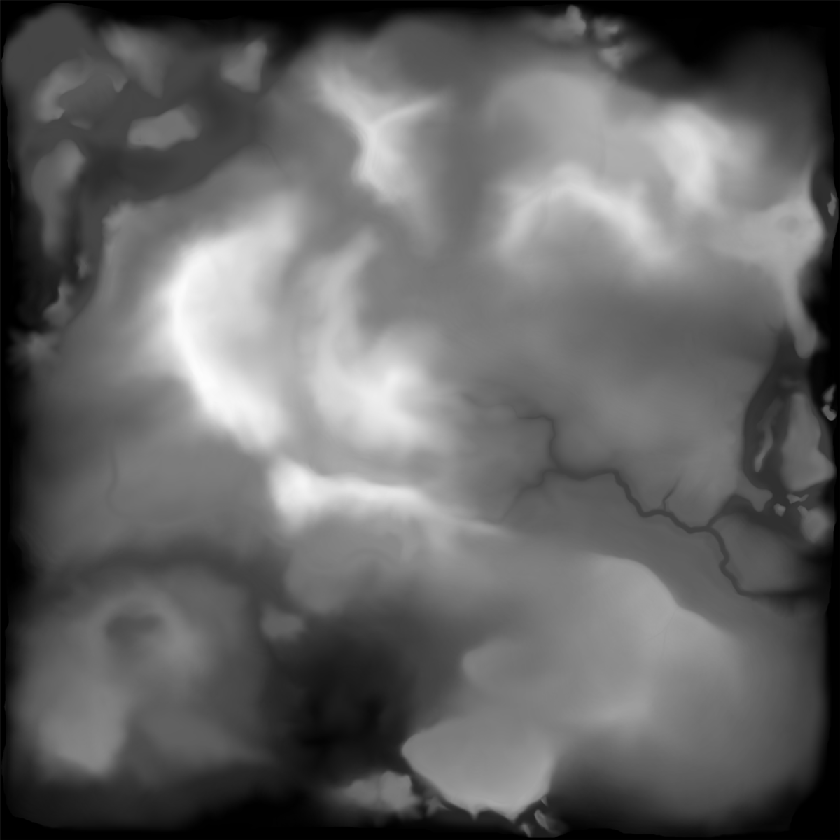
#> input picture Path-Planning/1200px-Hand_made_terrain_heightmap.png, 840 x 840 px, shrunk from 1200 x 1200 before the run
$ python rover_astar_path_planning.py
#> lines starting #> are read from the running program, lines starting #| are printed output that depends on the picture
#Preston Ott Dec,20,2023
#This is a program too implement A* Path Planning


#Importing np,math,random for the path planning program
import numpy as np
import random
import math
#Importing the PIL library for image
import PIL
from PIL import Image
#Importing pyplot for graphing path
from matplotlib import pyplot as plt
#Importing time
import time


#Defining the environment class, the environment the agent moves through
class environment:
    #Constructor for agent class
    def __init__(self,height_map):
        #Instance Variables
        self.height_map = height_map
        #size of image
        self.shape = height_map.shape
        #Creating the environment matrix of the image file
        self.environment_matrix = np.asarray(height_map)

    #Function for generating a graph of the path of an agent
    def path_graph(self,agent):

        #Creating an image pyplot, only the first channel
        img_plot = plt.imshow(self.environment_matrix[:,:,0])

        #Now adding to the plot axes
        plt.xlabel("x position")
        plt.ylabel("y position")
        plt.title("A* Search Path")

        #Getting the set of positions from agents path, and plotting them
        x = agent.path[:,0]
        y = agent.path[:,1]
        plt.plot(x,y,'rs')

        #Now plotting the pyplot
        plt.show()

    #Function for generating a plot of the height map/environment
    def plot_ev(self):
        #Creating an image pyplot, only the first channel
        img_plot = plt.imshow(self.environment_matrix[:,:,0])

        #Now adding to the plot axes
        plt.xlabel("x position")
        plt.ylabel("y position")
        plt.title("Environment for Agent")

        #Now plotting the pyplot
        plt.show()


    #Function for generating a plot of the height map/environment with starting/ending positions of the agent
    def plot_ev_start_end(self,agent):
        #Creating an image pyplot, only the first channel
        img_plot = plt.imshow(self.environment_matrix[:,:,0])

        #Now adding to the plot axes
        plt.xlabel("x position")
        plt.ylabel("y position")
        plt.title("Starting Position and Goal Position")

        #Getting the set of positions from agents path, and plotting them
        x = np.array([agent.pos[0]]).astype('int32')
        y = np.array([agent.pos[1]]).astype('int32')
        plt.plot(x,y,'ys')
        x = np.array([agent.goal[0]]).astype('int32')
        y = np.array([agent.goal[1]]).astype('int32')
        plt.plot(x,y,'bs')
        plt.figlegend(['Yellow Starting Position', 'Blue Goal Position'])
        plt.show()


    #Plot a 3d scatter of the environment
    def plot_ev_3d(self):

        #Figure with subplot created on it
        fig = plt.figure()
        ax = fig.add_subplot(projection='3d')

        #Getting the (x, y, height) for each pixel
        x = np.linspace(0,self.shape[1])
        y = np.linspace(0,self.shape[0])
        height = self.environment_matrix[:,:,1]
        for i in range(height.shape):
            print(height.shape)

        #Plotting Heightmap
        ax.scatter(x,y,height)

        #Labels for the axes
        ax.set_xlabel('X Label')
        ax.set_ylabel('Y Label')
        ax.set_zlabel('Z Label')


        #Now plotting the pyplot
        plt.show()
        plt.close()


#Agent class for defining an agent for the environment
class agent:

    #Constructor for the agent class
    def __init__(self,environment):

        #The environment the agent is within
        self.environment = environment
        #The random position for the agent
        x = random.randint(0,environment.shape[1])
        y = random.randint(0,environment.shape[0])
        self.pos = np.array([x,y]).astype('int32')
        #The random goal for the agent
        x = random.randint(0,environment.shape[1])
        y = random.randint(0,environment.shape[0])
        self.goal = np.array([x,y])
        #Creating the pos_window for set of available positions to an agent in a given position
        self.pos_window = np.zeros((8,2))
        self.pos_window = self.pos_window.astype('int32')
        #Creating a window kernel that allows the agent to easily find its pos_window
        self.window_templ = np.array([[-1,1],[0,1],[1,1],[-1,0],[1,0],[-1,-1],[0,-1],[1,-1]])
        #Creating path which records the set of states our agent went through too achieve the goal
        self.path = np.array(self.pos)


    #Function for computing the pos_window from agent's current position
    def pos_window_compute(self):
        #Adding window_templ to pos_window for update
        for i in range(8):
            self.pos_window[i,0] = self.pos[0]+self.window_templ[i,0]
            self.pos_window[i,1] = self.pos[1]+self.window_templ[i,1]


    #Function for basic A* search only using dg, distance too goal
    def a_star_search(self):

        #Computing the new pos_window
        self.pos_window_compute()

        #Creating a array too hold cost of each pos_window
        cost = np.zeros(8)

        #Computing the cost for each state in pos_window
        for i in range(8):

            #distance too goal
            xd = math.pow(self.goal[0] - self.pos_window[i,0],2)
            yd = math.pow(self.goal[1] - self.pos_window[i,1],2)
            dg = math.sqrt(xd+yd)

            #distance to next state
            xd = math.pow(self.pos_window[i,0] - self.pos[0],2)
            yd = math.pow(self.pos_window[i,1] - self.pos[1],2)
            ds = math.sqrt(xd+yd)

            #Angle to next state
            h1 = self.environment.environment_matrix[self.pos[0],self.pos[1],1]
            h2 = self.environment.environment_matrix[self.pos_window[i,0],self.pos_window[i,1],1]
            a = abs(h2 - h1)

            cost[i] = dg+ds+a

        #Finding the pos_window state with lowest cost, changing agents position to that state
        index = np.argmin(cost)
        self.pos[0] = self.pos_window[index,0]
        self.pos[1] = self.pos_window[index,1]

        #Now adding this new position/state to the path
        self.path = np.vstack([self.path, self.pos])


    #Function for a* path from starting pos to goal
    def a_star_path(self):
        while(self.pos[0] != self.goal[0] and self.pos[1] != self.goal[1]):
             self.a_star_search()
         #Plotting the path taken by agent
        self.environment.path_graph(self)
        print("Goal Reached!")


#Here we make a environment from a height map image
img = Image.open(r"1200px-Hand_made_terrain_heightmap.png")
#> img is the input picture: PIL image 840x840 LA; mean R, G, B, A 99.9, 99.9, 99.9, 255
img = np.asarray(img)
ev1 = environment(img)
#Plotting the Environment for the Rover
ev1.plot_ev()
#> in plot_ev, `plt.show()`:
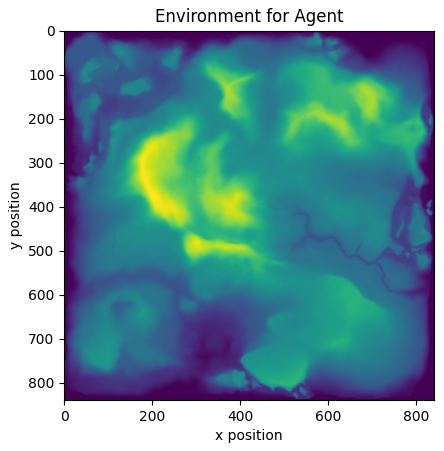
#> figure drawn by matplotlib, 1 panel
#ev1.plot_ev_3d()


#Creating an agent
a1 = agent(ev1)

#Plotting the starting and ending positions of agent in environment
ev1.plot_ev_start_end(a1)
#> in plot_ev_start_end, `plt.show()`:
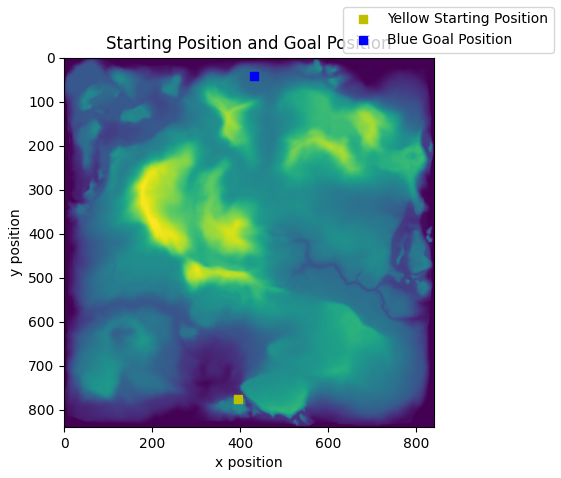
#> figure drawn by matplotlib, 1 panel

#Agent path planning too goal position
a1.a_star_path()
#> in path_graph, `plt.show()`:
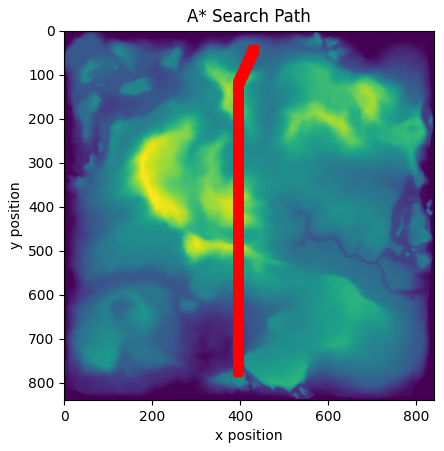
#> figure drawn by matplotlib, 1 panel
